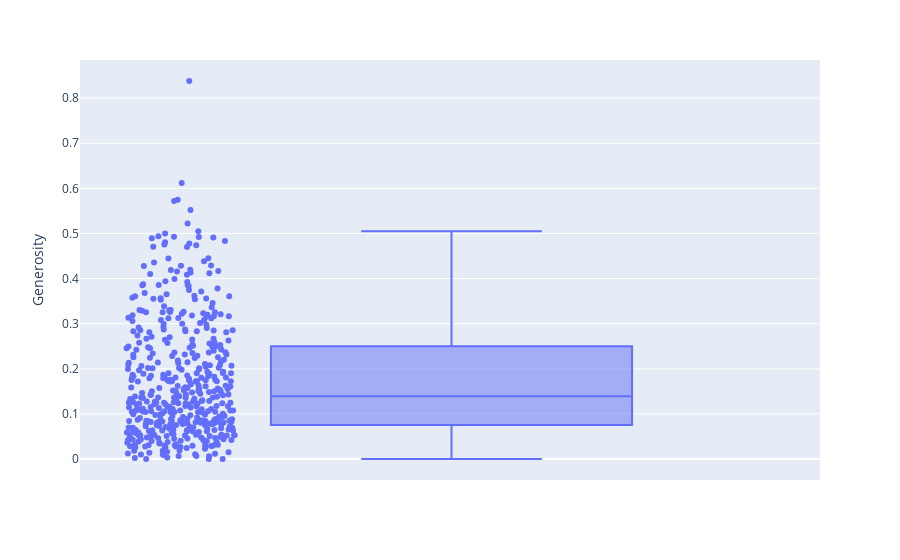

Write notebook code for a chart like this one.
### Code cell
fig = px.box(df, y='Generosity', hover_name='Country', points='all')
fig.show()

### Figure 1 — Plotly figure (JSON) as saved in the notebook; plotly's stock layout.template omitted (floating-point values rounded to 4 significant figures; data arrays with more than 128 entries replaced by an {"elided": "..."} marker saying what was removed)
{"data": [{"alignmentgroup": "True", "boxpoints": "all", "hovertemplate": "<b>%{hovertext}</b><br><br>Generosity=%{y}<extra></extra>", "hovertext": {"elided": "470 str values"}, "legendgroup": "", "marker": {"color": "#636efa"}, "name": "", "notched": false, "offsetgroup": "", "orientation": "v", "showlegend": false, "type": "box", "x0": " ", "xaxis": "x", "y": {"elided": "470 float values"}, "y0": " ", "yaxis": "y"}], "layout": {"boxmode": "group", "legend": {"tracegroupgap": 0}, "margin": {"t": 60}, "xaxis": {"anchor": "y", "domain": [0, 1]}, "yaxis": {"anchor": "x", "domain": [0, 1], "title": {"text": "Generosity"}}}}
